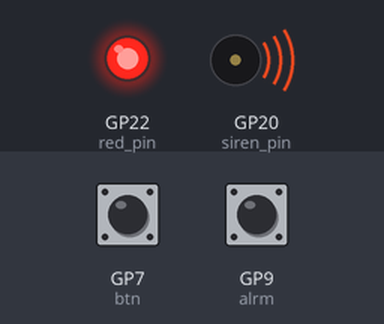
A program run on a simulated Raspberry Pi Pico running MicroPython. On the bench: output pins drawn as LEDs (lit = HIGH), buzzer (waves = sounding, pin HIGH). Dashed ring = blinking. The test bench sets the inputs (shaded band); at power-on: GP7 (btn) HIGH, GP9 (alrm) HIGH.

Above: at 1.2 s.
1.3 s: GP7 (btn) pulled LOW for 0.15 s
At 1.55 s:
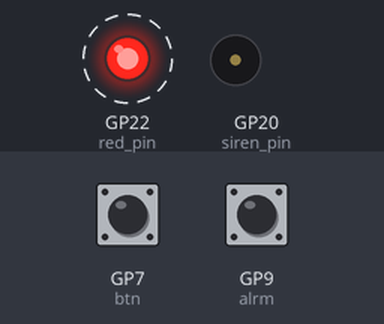
4.3 s: GP9 (alrm) pulled LOW for 0.15 s
At 5.4 s:
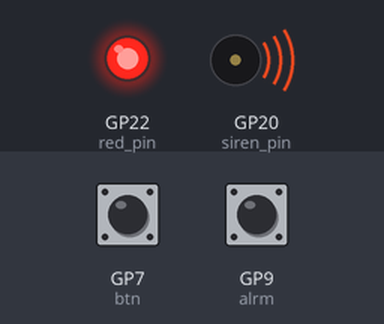
6.0 s: GP9 (alrm) pulled LOW for 1 s
At 6.6 s:
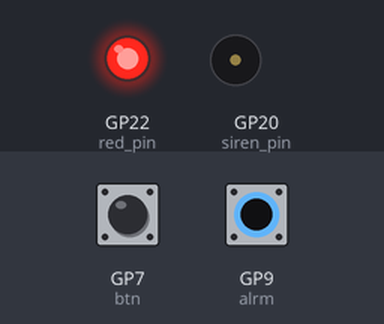
8.5 s: GP7 (btn) pulled LOW for 1 s
At 8.76 s:
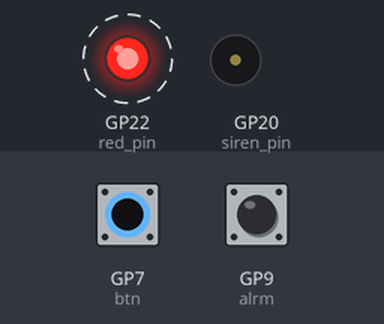
Timing chart, 0 to 12.5 s (numbered marks = the images above; inputs shaded):
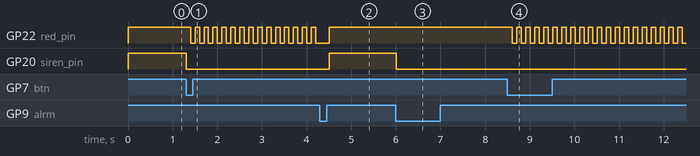

Measured:
- after the input at 1.3 s, GP22 (red_pin): alternates HIGH for 0.10 s and LOW for 0.10 s, starting after 0.10 s; GP20 (siren_pin): HIGH → LOW at once
- after the input at 4.3 s, GP20 (siren_pin): LOW → HIGH after 0.21 s
- after the input at 6.0 s, GP20 (siren_pin): HIGH → LOW at once
- after the input at 8.5 s, GP22 (red_pin): alternates HIGH for 0.10 s and LOW for 0.10 s, starting after 0.11 s

The program:

state-machine.py
```python
from machine import Pin
import time

btn = Pin(7, Pin.IN, Pin.PULL_UP)
alrm = Pin(9, Pin.IN, Pin.PULL_UP)
red_pin = Pin(22, Pin.OUT)
siren_pin = Pin(20, Pin.OUT)

siren = False
red = False
active = False
know = False  # values set to 0

while True:
    alarm = alrm.value()
    button = btn.value() == 0  # Button is pressed

    if alarm and not active:  # Alarm activated = led on
        active = True
        siren = True
        red = True

    if know and active:  # Blinking red light after acknowledgment
        red = not red

    if button and active and not know:  # Alarm deactivated before button pressed
        know = True
        siren = False
        red = True

    if not alarm and not know and active:  # Alarm deactivated before acknowledgment
        siren = False
        red = True

    if not alarm and know:  # Alarm deactivated after acknowledgment
        siren = False
        red = False
        active = False
        know = False

    siren_pin.value(siren)
    red_pin.value(red)  # Sets LED to boolean

    time.sleep(0.1)
```
